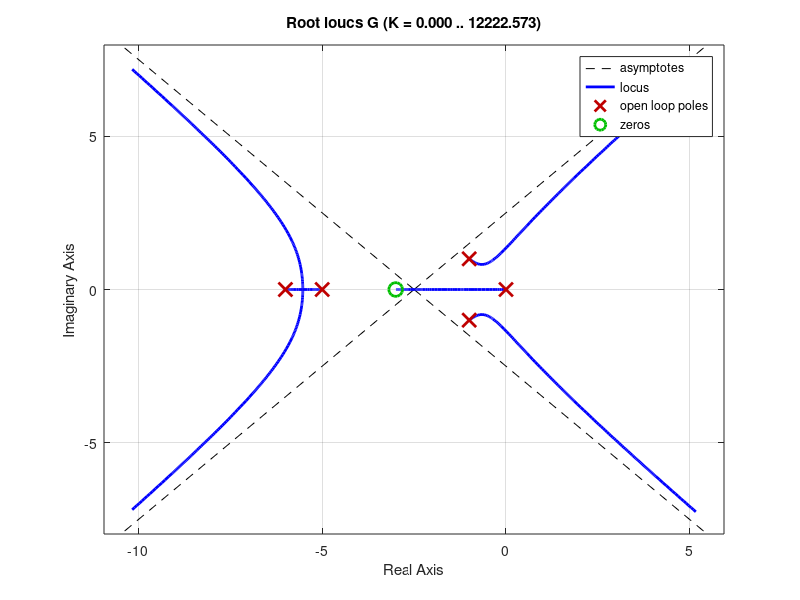

MATLAB code to generate this figure:
clear all;
close all;
%          k(s+3)
%G= -----------------------
%    s(s+5)(s+6)(s^2+2*s+2)
n=[1 3];
d=[1 13 54 82 60 0];
G=tf(n,d);
rlocus(G);